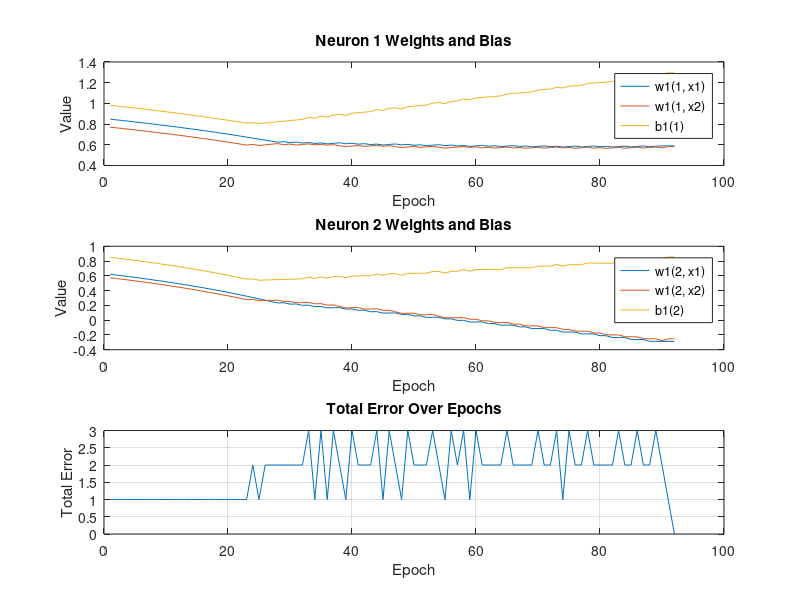

Write the MATLAB code that produced this figure.
% XOR inputs (x1, x2)
x = [0 0; 0 1; 1 0; 1 1];

% Desired output (target)
d = [0; 1; 1; 0]; % XOR truth table

% Learning rate
myu = 0.1;

% Number of neurons in the first layer
num_neurons = 2;

% Initialize weights and biases for the first layer
w1 = rand(num_neurons, size(x, 2)); % Random weights for each neuron
b1 = rand(num_neurons, 1);          % Random biases for each neuron

% Initialize weights and bias for the second layer (AND gate)
w2 = [1; 1]; % Fixed weights for AND gate
b2 = -1.5;   % Bias for AND gate (threshold)

% Sigmoid activation function
sigmoid = @(z) 1 ./ (1 + exp(-z));

% Training loop
max_epochs = 10000;
w1_history = zeros(num_neurons, size(x, 2), max_epochs); % Storage for weight history
b1_history = zeros(num_neurons, max_epochs);             % Storage for bias history
total_error_history = zeros(max_epochs, 1);              % Storage for total error history

for epoch = 1:max_epochs
    total_error = 0;
    for i = 1:size(x, 1)
        % Forward pass through the first stage (Adaline units)
        z1 = sigmoid(w1 * x(i, :)' + b1); % Outputs of the first layer

        % Second stage (AND gate)
        y_in = w2' * z1 + b2;             % Input to the AND gate
        y = y_in >= 0;                    % Output of the AND gate (logical AND)

        % Calculate error
        error = d(i) - y;
        total_error = total_error + error^2;

        % Backpropagation for the first layer
        if error ~= 0
            % Update weights and biases for the first layer
            delta1 = error * (z1 .* (1 - z1)); % derivative of sigmoid
            for j = 1:num_neurons
                w1(j, :) = w1(j, :) + myu * delta1(j) * x(i, :);
                b1(j) = b1(j) + myu * delta1(j);
            end
        end
    end
    
    % Store weights and biases for plotting
    w1_history(:, :, epoch) = w1;
    b1_history(:, epoch) = b1;
    total_error_history(epoch) = total_error; % Store total error

    % Print the total error for each epoch
    fprintf('Epoch: %d, Total Error: %.4f\n', epoch, total_error);
    
    % Check for convergence
    if total_error < 0.01 % Use a threshold instead of exact zero
        break;
    end
end

% Check outputs after training
fprintf('\nChecking outputs after training:\n');
for i = 1:size(x, 1)
    z1 = sigmoid(w1 * x(i, :)' + b1); % Outputs of the first layer
    y_in = w2' * z1 + b2;             % Input to the AND gate
    y = y_in >= 0;                    % Output of the AND gate
    fprintf('Input: [%d, %d], Output: %d, Target: %d\n', x(i, 1), x(i, 2), y, d(i));
end

% Plot the weight evolution over epochs
figure;
for j = 1:num_neurons
    subplot(num_neurons + 1, 1, j);
    plot(squeeze(w1_history(j, 1, 1:epoch)), 'DisplayName', sprintf('w1(%d, x1)', j));
    hold on;
    plot(squeeze(w1_history(j, 2, 1:epoch)), 'DisplayName', sprintf('w1(%d, x2)', j));
    plot(squeeze(b1_history(j, 1:epoch)), 'DisplayName', sprintf('b1(%d)', j));
    title(sprintf('Neuron %d Weights and Bias', j));
    xlabel('Epoch');
    ylabel('Value');
    legend;
    hold off;
end

% Plot total error over epochs
subplot(num_neurons + 1, 1, num_neurons + 1);
plot(1:epoch, total_error_history(1:epoch));
title('Total Error Over Epochs');
xlabel('Epoch');
ylabel('Total Error');
grid on;
